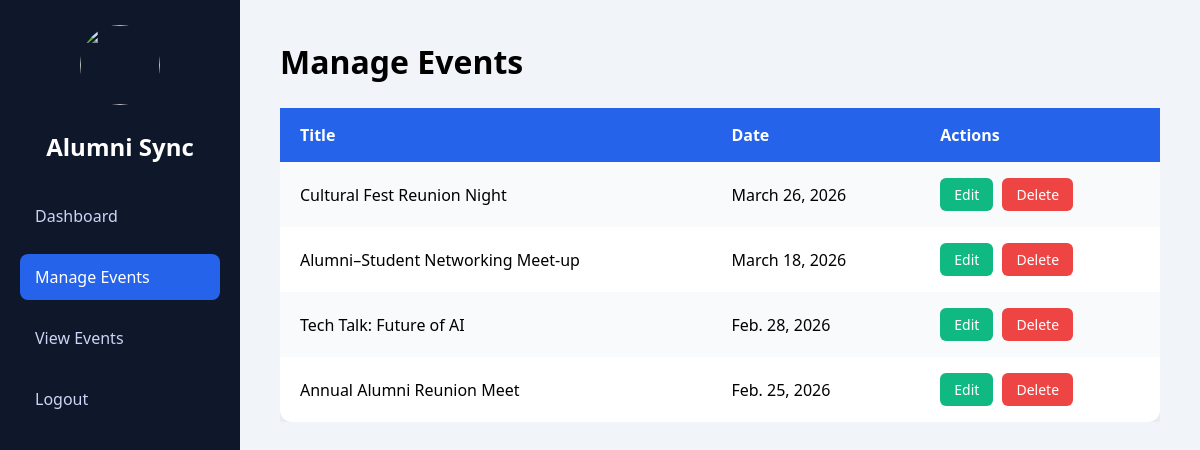
Screenshot of /alumni_app/events/manage/ with the database file from the repository.
### Alumni_app/models.py (models this page shows, shortened)
class Event(models.Model):
    title = models.CharField(max_length=200)
    description = models.TextField()
    date = models.DateField()
    image_url = models.URLField(blank=True, null=True)
    created_by = models.ForeignKey(User, on_delete=models.CASCADE, null=True, blank=True)
    is_approved = models.BooleanField(default=False)
    is_rejected = models.BooleanField(default=False)

### Alumni_app/views.py (the view)
# urls.py: path("events/manage/", views.manage_events, name="manage_events"),
def manage_events(request):
    events = Event.objects.all().order_by('-date')
    return render(request, 'manage_events.html', {'events': events})

### Alumni_app/templates/manage_events.html (shortened to what this page needs)
{% load static %}
<!DOCTYPE html>
<html>
<head>
    <link rel="stylesheet" href="{% static 'events.css' %}">
</head>
<body>
<div class="dashboard">
    <aside class="sidebar" id="sidebar">
        <div class="profile-box">
            <img src="https://encrypted-tbn0.gstatic.com/images?q=tbn:ANd9GcTF5-3YjBcXTqKUlOAeUUtuOLKgQSma2wGG1g&s">
        </div>
        <h2 class="logo">Alumni Sync</h2>
        <ul>
            <li><a href="{% url 'alumni_portal' %}">Dashboard</a></li>
            <li class="active"><a href="{% url 'manage_events' %}">Manage Events</a></li>
            <li><a href="{% url 'view_events_alumni' %}">View Events</a></li>
            <li><a href="{% url 'logout' %}">Logout</a></li>
        </ul>
    </aside>
    <main class="content">
        <div class="top-bar">
            <h1>Manage Events</h1>
        </div>
        <div class="table-wrapper">
            <table class="event-table">
                <tr>
                    <th>Title</th>
                    <th>Date</th>
                    <th>Actions</th>
                </tr>
                {% for event in events %}
                <tr>
                    <td>{{ event.title }}</td>
                    <td>{{ event.date }}</td>
                    <td>
                        <button class="btn edit"
                            onclick="openEditModal('{{ event.id }}',
                            '{{ event.title }}',
                            '{{ event.date|date:"Y-m-d" }}',
                            '{% url "edit_event" event.id %}')">
                            Edit
                        </button>
                        <a href="{% url 'delete_event' event.id %}"
                           class="btn delete"
                           onclick="return confirm('Delete this event?')">
                           Delete
                        </a>
                    </td>
                </tr>
                {% endfor %}
            </table>
        </div>
    </main>
</div>
</body>
</html>

### Alumni_app/static/events.css (style rules this page uses)
* { margin: 0; padding: 0; box-sizing: border-box; font-family: "Segoe UI", sans-serif; }
.dashboard { display: flex; min-height: 100vh; background: #f1f5f9; }
.sidebar { width: 240px; background: #0f172a; color: #fff; padding: 25px 20px; transition: 0.3s ease; }
.profile-box { text-align: center; margin-bottom: 20px; }
.profile-box img { width: 80px; height: 80px; border-radius: 50%; object-fit: cover; }
.sidebar .logo { text-align: center; margin-bottom: 30px; }
.sidebar ul { list-style: none; }
.sidebar ul li { margin-bottom: 15px; }
.sidebar ul li a { text-decoration: none; color: #cbd5f5; padding: 12px 15px; display: block; border-radius: 8px; transition: 0.3s; }
.sidebar ul li.active a, .sidebar ul li a:hover { background: #2563eb; color: white; }
.content { flex: 1; padding: 40px; }
.top-bar { display: flex; align-items: center; gap: 15px; margin-bottom: 25px; }
.table-wrapper { overflow-x: auto; }
.event-table { width: 100%; background: white; border-radius: 12px; box-shadow: 0 8px 20px rgba(0,0,0,0.08); border-collapse: collapse; min-width: 600px; }
.event-table th, .event-table td { padding: 16px 20px; text-align: left; }
.event-table th { background: #2563eb; color: white; }
.event-table tr:nth-child(even) { background: #f8fafc; }
.btn { padding: 7px 14px; border-radius: 6px; text-decoration: none; font-size: 14px; margin-right: 5px; display: inline-block; border: none; cursor: pointer; }
.btn.edit { background: #10b981; color: white; }
.btn.delete { background: #ef4444; color: white; }

### rows the page displays
Event: title "Cultural Fest Reunion Night", date "March 26, 2026"
Event: title "Alumni–Student Networking Meet-up", date "March 18, 2026"
Event: title "Tech Talk: Future of AI", date "Feb. 28, 2026"
Event: title "Annual Alumni Reunion Meet", date "Feb. 25, 2026"
